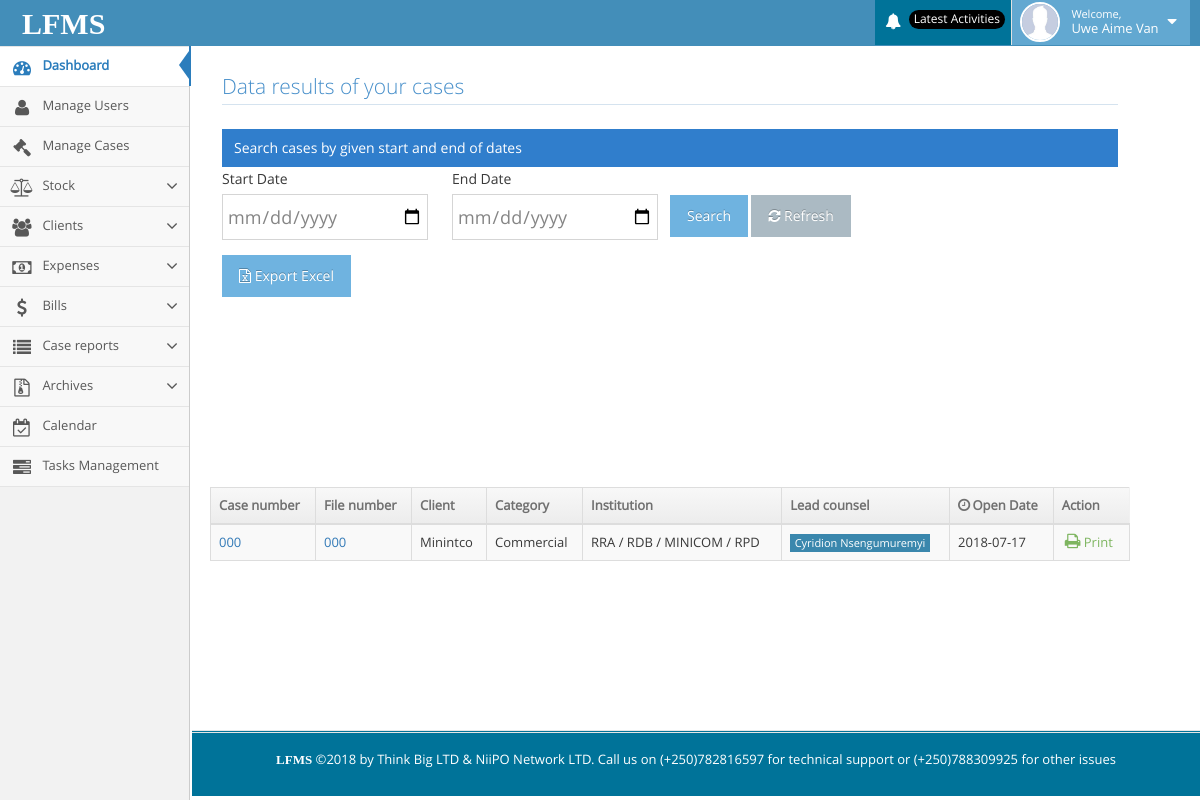
The app's page /lfms/case_by_date.php (signed in) with its own data.
### tables this page shows
CREATE TABLE IF NOT EXISTS `permission` (
  `id` int(11) NOT NULL AUTO_INCREMENT,
  `user_id` varchar(100) NOT NULL,
  `permissions` varchar(200) NOT NULL,
  PRIMARY KEY (`id`)
);

CREATE TABLE IF NOT EXISTS `case_infos` (
  `id` int(11) NOT NULL AUTO_INCREMENT,
  `user_id` varchar(100) NOT NULL,
  `case_no` varchar(250) NOT NULL,
  `case_subject` varchar(200) NOT NULL,
  `file_number` varchar(250) NOT NULL,
  `urega` varchar(100) NOT NULL,
  `category` varchar(100) NOT NULL,
  `case_date` date NOT NULL,
  `closed_date` date NOT NULL,
  `leader` varchar(100) NOT NULL,
  `instutition` varchar(200) NOT NULL,
  `status` int(11) NOT NULL DEFAULT '1',
  PRIMARY KEY (`id`)
);

### lfms/case_by_date.php (the view, shortened to what the rows shown need)
<?php include("include/header.php");?>
<div class="container" style="margin-right: 50px;width: 80%;">
    <div class="page-content">
        <div class="row">
            <br>
            <div>
                <table id="dynamic-table" class="table table-striped table-bordered table-hover">
                    <thead>
                        <tr>
                            <th>Case number</th>
                            <th>File number</th>
                            <th>Client</th>
                            <th class="hidden-480">Category</th>
                            <th class="hidden-480">Institution</th>
                            <th class="hidden-480">Lead counsel</th>
                                <th><i class="ace-icon fa fa-clock-o bigger-110 hidden-480"></i>Open Date</th>
                            <th>Action</th>
                        </tr>
                    </thead>
                    <?php
                        if (isset($_POST['search_by_date'])) {
                            $start_date = $_POST['start_date'];
                            $end_date = $_POST['end_date'];
                                if (empty($start_date)) {
                                    echo '<div class ="col-xs-10 col-sm-10 col-md-4">
                                    <div class="alert alert-danger">
                                    <button type="button" class="close" data-dismiss="alert" aria-hidden="true">×</button>
                                    <span><strong>Oops, </strong>First date can not be empty</span>
                                  </div>
                                  </div>';
                                }elseif (empty($end_date)) {
                                        echo '<div class ="col-xs-10 col-sm-10 col-md-4">
                                        <div class="alert alert-danger">
                                        <button type="button" class="close" data-dismiss="alert" aria-hidden="true">×</button>
                                        <span><strong>Oops, </strong>Second date can not be empty</span>
                                      </div>
                                      </div>';
                                }else{
                                $select_case_date = "SELECT * FROM case_infos WHERE case_date between '".$start_date."' AND '".$end_date."'";
                                $result_by_date = mysqli_query($db,$select_case_date);
                                while ($row_by_date = mysqli_fetch_array($result_by_date)) {
                                    $id_by_date = $row_by_date['id'];
                                    $case_no_by_datae = $row_by_date['case_no'];
                                    $file_number_by_datae = $row_by_date['file_number'];
                                    $urega_by_date = $row_by_date['urega'];
                                    $category_by_date = $row_by_date['category'];
                                    $institution_by_date = $row_by_date['instutition'];
                                    $case_date_by_date = $row_by_date['case_date'];
                                    $closed__by_date      = $row_by_date['closed_date'];
                                    $leader_by_date = $row_by_date['leader'];
                                ?>
                    <tbody>
                        <tr>
                            <td>
                                <a href="#"><?php echo $case_no_by_datae?></a>
                            </td>
                            <td>
                                <a href="#"><?php echo $file_number_by_datae?></a>
                            </td>
                            <td><?php echo $urega_by_date?></td>
                            <td class="hidden-480"><?php echo $category_by_date?></td>
                            <td><?php echo $institution_by_date?></td>
                            <td class="hidden-480">
                                <span class="label label-sm label-info"><?php echo $leader_by_date?></span>
                            </td>
                            <td><?php echo $case_date_by_date?></td>
                            <td>
                                <div class="hidden-sm hidden-xs action-buttons">
                                    <a class="green" href="print_case.php?case_id=<?php echo $id_by_date?>" title="Edit this case">
                                        <i class="ace-icon fa fa-print bigger-130"></i>
                                        print
                                    </a>
                                </div>
                                <div class="hidden-md hidden-lg">
                                    <div class="inline pos-rel">
                                        <button class="btn btn-minier btn-yellow dropdown-toggle" data-toggle="dropdown" data-position="auto">
                                            <i class="ace-icon fa fa-caret-down icon-only bigger-120"></i>
                                        </button>
                                    </div>
                                </div>
                            </td>
                        </tr>
                    </tbody>
                        <?php
                        }
                        }
                        }
                        else
                        {
                        $select_your_case = "SELECT * FROM case_infos ORDER BY id DESC";
                        $result_by_your_case = mysqli_query($db,$select_your_case);
                        while ($row_by_your_case = mysqli_fetch_array($result_by_your_case)) {
                            $case_id    = $row_by_your_case['id'];
                            $case_no    = $row_by_your_case['case_no'];
                            $file_number    = $row_by_your_case['file_number'];
                            $institution    = $row_by_your_case['instutition'];
                            $urega      = $row_by_your_case['urega'];
                            $category     = $row_by_your_case['category'];
                            $date       = $row_by_your_case['case_date'];
                            $leader     = $row_by_your_case['leader'];
                    ?>
                    <tbody>
                        <tr>
                            <td>
                                <a href="#"><?php echo $case_no?></a>
                            </td>
                            <td>
                                <a href="#"><?php echo $file_number?></a>
                            </td>
                            <td><?php echo $urega?></td>
                            <td class="hidden-480"><?php echo $category?></td>
                            <td><?php echo $institution;?></td>
                            <td class="hidden-480">
                                <span class="label label-sm label-info"><?php echo $leader?></span>
                            </td>
                            <td><?php echo $date?></td>
                            <td>
                                <div class="hidden-sm hidden-xs action-buttons">
                                    <a class="green" href="print_case.php?case_id=<?php echo $case_id?>" title="Edit this case">
                                        <i class="ace-icon fa fa-print bigger-130"></i>
                                        Print
                                    </a>
                                </div>
                            </td>
                        </tr>
                        <?php }}?>
                    </tbody>
                </table>
            </div>
            </div>
        </div>
    </div>

### lfms/include/header.php (shortened to what the rows shown need)
<?php include("include/connection.php"); ?>
<!DOCTYPE html>
<html lang="en">
<head>
    <link rel="stylesheet" href="assets/css/bootstrap.min.css"/>
    <link rel="stylesheet" href="assets/font-awesome/4.5.0/css/font-awesome.min.css"/>
    <link rel="stylesheet" href="assets/css/ace.min.css" class="ace-maican-stylesheet" id="main-ace-style"/>
    <link rel="stylesheet" href="assets/css/ace-skins.min.css"/>
    <link rel="stylesheet" href="assets/css/ace-rtl.min.css"/>
</head>
<body class="no-skin">
                <?php
                if (isset($_SESSION['user_id'])) {
                    $user_id = $_SESSION['user_id'];
                    ?>
                <?php } ?>
<div class="main-container ace-save-state" id="main-container">
    <div id="sidebar" class="sidebar responsive ace-save-state">
        <ul class="nav nav-list">
            <?php
            $select_all_permission = "SELECT * FROM permission WHERE `user_id` = '" . $user_id . "'";
            $result_all_permission = mysqli_query($db, $select_all_permission);
            while ($row_all = mysqli_fetch_array($result_all_permission)) {
                $permission_all = $row_all['permissions'];
                if ($permission_all == 2) {
                    ?>
                    <li class="">
                        <a href="super_lawyer_page.php">
                            <i class="menu-icon fa fa-user"></i>
                            <span class="menu-text"> Manage Users </span>
                        </a>
                    </li>
                <?php } elseif ($permission_all == 3) {
                    ?>
                    <li class="">
                        <a href="my_case.php">
                            <i class="menu-icon fa fa-legal"></i>
                            <span class="menu-text"> Manage Cases </span>
                        </a>
                    </li>
                <?php } elseif ($permission_all == 5) {
                    ?>
                    <li class="">
                        <a href="#" class="dropdown-toggle">
                            <i class="menu-icon fa fa-group"></i>
                            <span class="menu-text"> Clients </span>
                            <b class="arrow fa fa-angle-down"></b>
                        </a>
                    </li>
                    <?php
                } elseif ($permission_all == 4) {
                    ?>
                    <li class="">
                        <a href="#" class="dropdown-toggle">
                            <i class="menu-icon fa fa-balance-scale"></i>
                            <span class="menu-text"> Stock</span>
                            <b class="arrow fa fa-angle-down"></b>
                        </a>
                    </li>
                    <?php
                } elseif ($permission_all == 6) {
                    ?>
                    <li class="">
                        <a href="#" class="dropdown-toggle">
                            <i class="menu-icon fa fa-money"></i>
                            <span class="menu-text"> Expenses</span>
                            <b class="arrow fa fa-angle-down"></b>
                        </a>
                    </li>
                    <?php
                } elseif ($permission_all == 7) {
                    ?>
                    <li class="">
                        <a href="#" class="dropdown-toggle">
                            <i class="menu-icon fa fa-dollar"></i>
                            <span class="menu-text"> Bills </span>
                            <b class="arrow fa fa-angle-down"></b>
                        </a>
                    </li>
                    <?php
                } elseif ($permission_all == 8) {
                    ?>
                    <li class="">
                        <a href="#" class="dropdown-toggle">
                            <i class="menu-icon fa fa-list"></i>
                            <span class="menu-text"> Case reports </span>
                            <b class="arrow fa fa-angle-down"></b>
                        </a>
                    </li>
                    <li class="">
                        <a href="#" class="dropdown-toggle">
                            <i class="menu-icon fa fa-file-archive-o"></i>
                            <span class="menu-text"> Archives </span>
                            <b class="arrow fa fa-angle-down"></b>
                        </a>
                    </li>
                <?php } elseif ($permission_all == 9) {
                    ?>
                    <li class="">
                        <a href="calendar.php">
                            <i class="menu-icon fa fa-calendar-check-o"></i>
                            <span class="menu-text"> Calendar </span>
                        </a>
                    </li>
                <?php } elseif ($permission_all == 10) {
                    ?>
                    <li class="">
                        <a href="tasks.php">
                            <i class="menu-icon fa fa-tasks"></i>
                            <span class="menu-text"> Tasks Management </span>
                        </a>
                    </li>
                <?php }
            } ?>
        </ul>
    </div>
</div>
</body>
</html>

### records on screen
permission: permissions "2" (drawn)
permission: permissions "3" (drawn)
permission: permissions "4" (drawn)
permission: permissions "5" (drawn)
permission: permissions "6" (drawn)
permission: permissions "7" (drawn)
permission: permissions "8" (drawn)
permission: permissions "9" (drawn)
permission: permissions "10" (drawn)
case_infos: case_no "000", file_number "000", urega "Minintco", category "Commercial", instutition "RRA / RDB / MINICOM / RPD", leader "Cyridion Nsengumuremyi", case_date "2018-07-17"

### other values on screen
$username "Uwe Aime Van"
